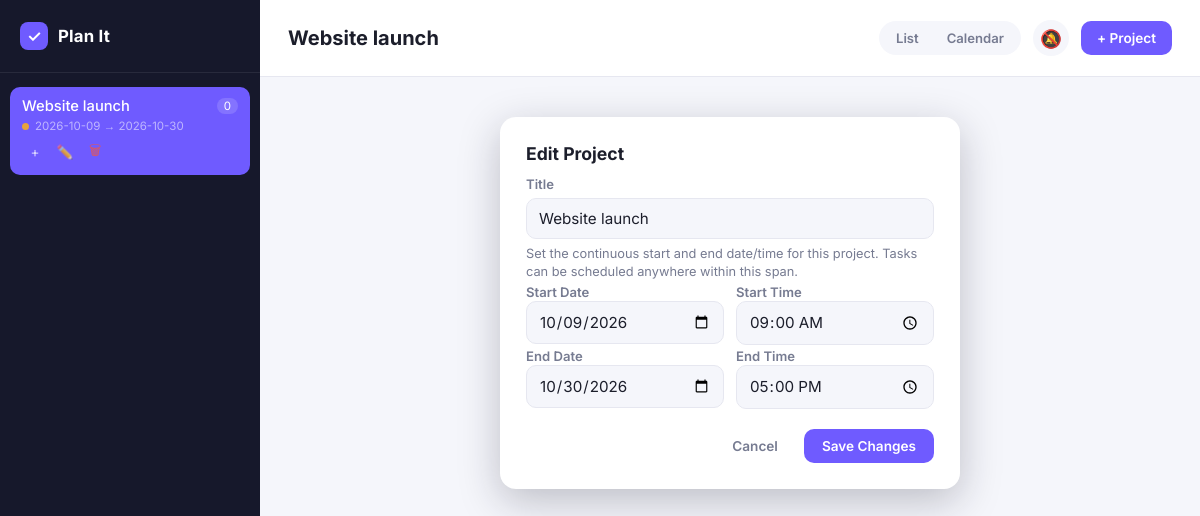
/project/428/edit, run on the app's committed database.
### tables this page shows
CREATE TABLE project (
  id INTEGER PRIMARY KEY AUTOINCREMENT,
  title TEXT NOT NULL,
  start_date TEXT NOT NULL,
  start_time TEXT NOT NULL,
  end_date TEXT NOT NULL,
  end_time TEXT NOT NULL
);

### app.py (the view)
@app.route("/project/<int:project_id>/edit", methods=["GET", "POST"])
def edit_project(project_id):
    project = queries.get_project(project_id)
    if request.method == "POST":
        return _save_project(project_id)
    return render_template("project_form.html", project=project, today=today())

### app.py (called while the page is built)
def today():
    return date.today().isoformat()  # noqa: DTZ011

@app.context_processor
def inject_globals():
    return {"projects": queries.get_projects(), "th": th}

### queries.py (called while the page is built)
def get_projects():
    return db.execute(
        """
        SELECT project.*,
               (SELECT COUNT(*) FROM activity WHERE activity.project_id = project.id) AS activity_count
        FROM project
        ORDER BY start_date
        """
    )

def get_project(project_id):
    projects = db.execute("SELECT * FROM project WHERE id = ?", project_id)
    if not projects:
        return None
    return projects[0]

### timehelpers.py (called while the page is built, shortened)
def get_priority(date_str, time_str):
    if not date_str:
        return "Weeks"
    target = datetime.fromisoformat(f"{date_str}T{time_str or '23:59'}:00")
    now = datetime.now()  # noqa: DTZ005
    diff = (target - now).total_seconds()
    if diff <= 0:
        return "OverDue"
    diff_mins = diff / 60
    if diff_mins <= 60:
        return "Hour"
    if target.date() == now.date():
        return "Today"
    if diff_mins <= 60 * 24:
        return "Hours"
    diff_days = diff / 86400
    if diff_days <= 7:
        return "Days"
    if diff_days <= 14:
        return "Week"
    if diff_days <= 30:
        return "Weeks"

def get_urgency_class(priority):
    if priority in ("OverDue", "Hour", "Hours", "Today"):
        return "urgency--high"
    if priority in ("Days", "Week", "Weeks"):
        return "urgency--mid"
    return "urgency--low"

### templates/project_form.html (shortened to what this page needs)
{% extends "base.html" %} {% block content %}
<div class="form-page">
  <form
    class="modal-form"
    method="POST"
    action="{{ url_for('edit_project', project_id=project['id']) if project else url_for('new_project') }}"
  >
    <h3 class="modal-form__title">
      {{ 'Edit Project' if project else 'New Project' }}
    </h3>
    <label for="title">Title</label>
    <input
      type="text"
      id="title"
      name="title"
      value="{{ project['title'] if project else '' }}"
      required
      autofocus
    />
    <p class="modal-form__hint">
      Set the continuous start and end date/time for this project. Tasks can be
      scheduled anywhere within this span.
    </p>
    <div class="form-row">
      <div>
        <label for="start_date">Start Date</label>
        <input
          type="date"
          id="start_date"
          name="start_date"
          value="{{ project['start_date'] if project else today }}"
          onchange="document.getElementById('end_date').min = this.value"
          required
        />
      </div>
      <div>
        <label for="start_time">Start Time</label>
        <input
          type="time"
          id="start_time"
          name="start_time"
          value="{{ project['start_time'] if project else '09:00' }}"
          required
        />
      </div>
    </div>
    <div class="form-row">
      <div>
        <label for="end_date">End Date</label>
        <input
          type="date"
          id="end_date"
          name="end_date"
          value="{{ project['end_date'] if project else today }}"
          min="{{ project['start_date'] if project else today }}"
          required
        />
      </div>
      <div>
        <label for="end_time">End Time</label>
        <input
          type="time"
          id="end_time"
          name="end_time"
          value="{{ project['end_time'] if project else '17:00' }}"
          required
        />
      </div>
    </div>
    <div class="modal-form__actions">
      <a
        class="cancel"
        href="{{ url_for('index', project_id=project['id']) if project else url_for('index') }}"
        >Cancel</a
      >
      <button type="submit" class="submit">
        {{ 'Save Changes' if project else 'Create Project' }}
      </button>
    </div>
  </form>
</div>
{% endblock %}

### templates/sidebar.html (shortened to what this page needs)
{% set ctx_project = current if current is defined and current else (project if
project is defined and project else none) %}
<div class="sidebar">
  <div class="sidebar__logo">
    <span class="sidebar__logo-mark">✓</span>
    <span class="sidebar__logo-text">Plan It</span>
  </div>
  <div class="sidebar__list">
    {% if not projects %}
    <div class="sidebar__empty">
      <p>No projects yet.</p>
      <a class="sidebar__empty-btn" href="{{ url_for('new_project') }}"
        >Create your first project</a
      >
    </div>
    {% else %} {% for p in projects %} {% set priority =
    th.get_priority(p['end_date'], p['end_time']) %} {% set is_active =
    ctx_project and ctx_project['id'] == p['id'] %}
    <div
      class="sidebar-project {{ 'is-active' if is_active else '' }}"
      onclick="window.location.href='{{ url_for('index', project_id=p['id']) }}'"
    >
      <div class="sidebar-project__row">
        <span class="sidebar-project__title">{{ p['title'] }}</span>
        <span class="sidebar-project__count">{{ p['activity_count'] }}</span>
      </div>
      <div class="sidebar-project__meta">
        <span
          class="priority-dot {{ th.get_urgency_class(priority) }}"
          title="{{ priority }}"
        ></span>
        <span class="sidebar-project__dates"
          >{{ p['start_date'] }} → {{ p['end_date'] }}</span
        >
      </div>
      <div class="sidebar-project__actions">
        <a
          class="icon-btn"
          href="{{ url_for('new_activity', project_id=p['id']) }}"
          title="Add task"
          onclick="event.stopPropagation()"
          >+</a
        >
        <a
          class="icon-btn"
          href="{{ url_for('edit_project', project_id=p['id']) }}"
          title="Edit project"
          onclick="event.stopPropagation()"
          >✏️</a
        >
        <form
          method="POST"
          action="{{ url_for('delete_project', project_id=p['id']) }}"
          onclick="event.stopPropagation()"
          onsubmit="return confirm('Delete this project and all its tasks?');"
        >
          <button
            class="icon-btn icon-btn--danger"
            type="submit"
            title="Delete project"
          >
          </button>
        </form>
      </div>
    </div>
    {% endfor %} {% endif %}
  </div>
</div>

### templates/header.html (shortened to what this page needs)
{% set ctx_project = current if current is defined and current else (project if
project is defined and project else none) %}
<div class="topbar">
  <div class="topbar__left">
    <div>
      <h2 class="topbar__title">
        {% if request.endpoint == 'calendar_view' %} Calendar{% if selected_date
        %}<span class="topbar__subtitle"> · {{ selected_date }}</span>{% endif
        %} {% elif ctx_project %} {{ ctx_project['title'] }} {% else %} Select a
        project {% endif %}
      </h2>
    </div>
  </div>
  <div class="topbar__actions">
    <div class="view-toggle" role="tablist" aria-label="View mode">
      <a
        class="view-toggle__btn {{ 'is-active' if request.endpoint == 'index' else '' }}"
        href="{{ url_for('index', project_id=ctx_project['id']) if ctx_project else url_for('index') }}"
        >List</a
      >
      <a
        class="view-toggle__btn {{ 'is-active' if request.endpoint in ('calendar_view', 'calendar_day') else '' }}"
        href="{{ url_for('calendar_view') }}"
        >Calendar</a
      >
    </div>
    <button
      class="bell-btn"
      id="bell-btn"
      type="button"
      onclick="requestNotifications()"
      title="Turn on due-date notifications"
    >
    </button>
    <a class="add-project-btn" href="{{ url_for('new_project') }}">+ Project</a>
  </div>
</div>

### data on the page
project: title "Website launch", activity_count "0", start_date "2026-10-09", end_date "2026-10-30", start_date "10/09/2026", start_time "09:00", end_date "10/30/2026", end_time "17:00"

### other printed values
{{ 'Edit Project' if project else 'New Project' }} "Edit Project"
{{ 'Save Changes' if project else 'Create Project' }} "Save Changes"
